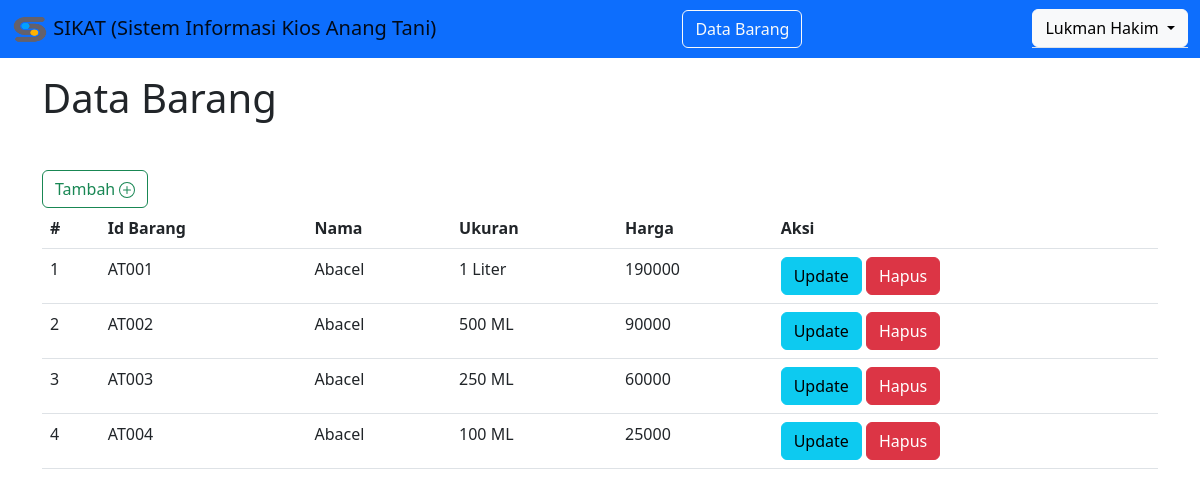
The page /barang.php (signed in) on the database its author committed.
### tables this page shows
CREATE TABLE `barang` (
  `id_barang` varchar(10) NOT NULL,
  `nama_barang` varchar(30) NOT NULL,
  `ukuran` varchar(10) NOT NULL,
  `harga` int(20) NOT NULL
);

### barang.php (the view, shortened to what this page needs)
<!DOCTYPE html>
<html lang="en">
<head>
    <link href="https://cdn.jsdelivr.net/npm/bootstrap@5.2.0/dist/css/bootstrap.min.css" rel="stylesheet"
>
</head>
<body>
    <nav class="navbar navbar-expand-lg bg-primary">
        <div class="container-fluid">
            <a class="navbar-brand" href="#">
                <img src="image/logo.png" alt="" width="36" height="30" class="d-inline-block align-text-center ">
                SIKAT (Sistem Informasi Kios Anang Tani)
            </a>
            <a class="btn btn-outline-light" href="barang.php">Data Barang</a>
            <ul class="nav nav-tabs justify-content-end">
                <div class="dropdown">
                    <button class="btn btn-light dropdown-toggle" type="button" data-bs-toggle="dropdown"
                        aria-expanded="false">
                        <?php echo $_SESSION['nama']; ?>
                    </button>
                </div>
            </ul>
        </div>
    </nav>
    <div class="container mt-3">
        <h1>Data Barang</h1>
    </div>
    <div class="container mt-5">
        <a class="btn btn-outline-success" href="tambahbarang.php">Tambah </a>
        <table class="table">
            <thead>
                <tr>
                    <th scope="col">#</th>
                    <th scope="col">Id Barang</th>
                    <th scope="col">Nama</th>
                    <th scope="col">Ukuran</th>
                    <th scope="col">Harga</th>
                    <th scope="col">Aksi</th>
                </tr>
            </thead>
            <tbody>
                <?php
                include 'config.php';
                $barang = mysqli_query($conn,"SELECT * from barang");
                $nom=1;
                foreach ($barang as $row){
                    echo"<tr>
                    <td>$nom</td>
                    <td>".$row['id_barang']."</td>
                    <td>".$row['nama_barang']."</td>
                    <td>".$row['ukuran']."</td>
                    <td>".$row['harga']."</td>
                    <td>
                    <a class='btn btn-info' href='form_edit.php?id_barang=".$row['id_barang']."'>Update</a>
                    <a class='btn btn-danger' href='index.php?id_barang=".$row['id_barang']."'>Hapus</a>
                    </td>
                    </tr>";
                    $nom++;
                }
                ?>
            </tbody>
        </table>
    </div>
</body>
</html>

### rows shown on the page
barang: id_barang "AT001", nama_barang "Abacel", ukuran "1 Liter", harga "190000"
barang: id_barang "AT002", nama_barang "Abacel", ukuran "500 ML", harga "90000"
barang: id_barang "AT003", nama_barang "Abacel", ukuran "250 ML", harga "60000"
barang: id_barang "AT004", nama_barang "Abacel", ukuran "100 ML", harga "25000"

### other values the page prints
$_SESSION['nama'] "Lukman Hakim"
